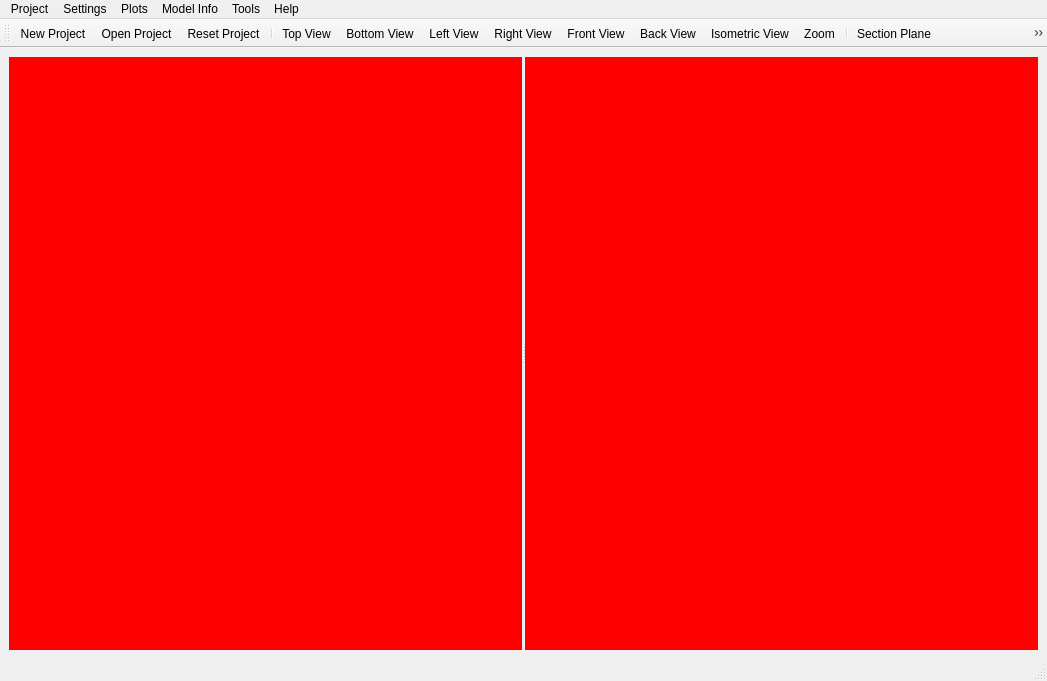
<?xml version="1.0" encoding="UTF-8"?>
<ui version="4.0">
 <class>MainWindow</class>
 <widget class="QMainWindow" name="MainWindow">
  <property name="geometry">
   <rect>
    <x>0</x>
    <y>0</y>
    <width>1047</width>
    <height>681</height>
   </rect>
  </property>
  <property name="windowTitle">
   <string>OpenPulse</string>
  </property>
  <property name="windowIcon">
   <iconset>
    <normaloff>../data/icons/pulse_icon.png</normaloff>../data/icons/pulse_icon.png</iconset>
  </property>
  <widget class="QWidget" name="centralwidget">
   <property name="styleSheet">
    <string notr="true"/>
   </property>
   <layout class="QVBoxLayout" name="verticalLayout">
    <item>
     <widget class="QSplitter" name="splitter">
      <property name="lineWidth">
       <number>1</number>
      </property>
      <property name="orientation">
       <enum>Qt::Horizontal</enum>
      </property>
      <property name="opaqueResize">
       <bool>true</bool>
      </property>
      <property name="handleWidth">
       <number>3</number>
      </property>
      <widget class="QStackedWidget" name="setup_widgets_stack">
       <property name="sizePolicy">
        <sizepolicy hsizetype="Ignored" vsizetype="Ignored">
         <horstretch>0</horstretch>
         <verstretch>0</verstretch>
        </sizepolicy>
       </property>
       <property name="contextMenuPolicy">
        <enum>Qt::DefaultContextMenu</enum>
       </property>
       <property name="styleSheet">
        <string notr="true"/>
       </property>
       <property name="currentIndex">
        <number>0</number>
       </property>
       <widget class="QWidget" name="page">
        <property name="autoFillBackground">
         <bool>false</bool>
        </property>
        <property name="styleSheet">
         <string notr="true">background: red;</string>
        </property>
       </widget>
       <widget class="QWidget" name="page_2">
        <property name="styleSheet">
         <string notr="true">background: blue;</string>
        </property>
       </widget>
      </widget>
      <widget class="QStackedWidget" name="render_widgets_stack">
       <property name="sizePolicy">
        <sizepolicy hsizetype="Ignored" vsizetype="Ignored">
         <horstretch>0</horstretch>
         <verstretch>0</verstretch>
        </sizepolicy>
       </property>
       <property name="currentIndex">
        <number>0</number>
       </property>
       <widget class="QWidget" name="page_3">
        <property name="styleSheet">
         <string notr="true">background: red;</string>
        </property>
       </widget>
       <widget class="QWidget" name="page_4">
        <property name="styleSheet">
         <string notr="true">background: black;</string>
        </property>
       </widget>
      </widget>
     </widget>
    </item>
   </layout>
  </widget>
  <widget class="QMenuBar" name="menubar">
   <property name="geometry">
    <rect>
     <x>0</x>
     <y>0</y>
     <width>1047</width>
     <height>18</height>
    </rect>
   </property>
   <widget class="QMenu" name="menu_project">
    <property name="title">
     <string>Project</string>
    </property>
    <widget class="QMenu" name="menu_recent">
     <property name="title">
      <string>Recent Projects</string>
     </property>
     <property name="icon">
      <iconset>
       <normaloff>../data/icons/common/recent.png</normaloff>../data/icons/common/recent.png</iconset>
     </property>
     <addaction name="actionfiles"/>
    </widget>
    <addaction name="action_new_project"/>
    <addaction name="action_open_project"/>
    <addaction name="menu_recent"/>
    <addaction name="action_save_project"/>
    <addaction name="action_save_project_as"/>
    <addaction name="action_reset"/>
    <addaction name="separator"/>
    <addaction name="action_import_geometry"/>
    <addaction name="action_export_geometry"/>
    <addaction name="action_import_pcf"/>
    <addaction name="action_export_pcf"/>
    <addaction name="separator"/>
    <addaction name="action_exit"/>
    <addaction name="separator"/>
   </widget>
   <widget class="QMenu" name="menu_plots">
    <property name="title">
     <string>Plots</string>
    </property>
    <addaction name="action_plot_geometry_editor"/>
    <addaction name="action_plot_lines"/>
    <addaction name="action_plot_lines_with_cross_section"/>
    <addaction name="action_plot_mesh"/>
    <addaction name="action_plot_cross_section"/>
    <addaction name="action_plot_material"/>
    <addaction name="action_plot_fluid"/>
   </widget>
   <widget class="QMenu" name="menu_model_info">
    <property name="title">
     <string>Model Info</string>
    </property>
    <addaction name="action_structural_model_info"/>
    <addaction name="action_acoustic_model_info"/>
    <addaction name="action_check_beam_criteria"/>
   </widget>
   <widget class="QMenu" name="menu_help">
    <property name="title">
     <string>Help</string>
    </property>
    <addaction name="action_about_openpulse"/>
    <addaction name="action_geometry_editor_help"/>
   </widget>
   <widget class="QMenu" name="menu_general_settings">
    <property name="title">
     <string>Settings</string>
    </property>
    <addaction name="action_set_dark_theme"/>
    <addaction name="action_set_light_theme"/>
    <addaction name="action_user_preferences"/>
   </widget>
   <widget class="QMenu" name="menuTools">
    <property name="title">
     <string>Tools</string>
    </property>
    <addaction name="action_pulsation_suppression_device_editor"/>
   </widget>
   <addaction name="menu_project"/>
   <addaction name="menu_general_settings"/>
   <addaction name="menu_plots"/>
   <addaction name="menu_model_info"/>
   <addaction name="menuTools"/>
   <addaction name="menu_help"/>
  </widget>
  <widget class="QStatusBar" name="statusbar"/>
  <widget class="QToolBar" name="tool_bar">
   <property name="windowTitle">
    <string>toolBar</string>
   </property>
   <attribute name="toolBarArea">
    <enum>TopToolBarArea</enum>
   </attribute>
   <attribute name="toolBarBreak">
    <bool>false</bool>
   </attribute>
   <addaction name="action_new_project"/>
   <addaction name="action_open_project"/>
   <addaction name="action_reset"/>
   <addaction name="separator"/>
   <addaction name="action_top_view"/>
   <addaction name="action_bottom_view"/>
   <addaction name="action_left_view"/>
   <addaction name="action_right_view"/>
   <addaction name="action_front_view"/>
   <addaction name="action_back_view"/>
   <addaction name="action_isometric_view"/>
   <addaction name="action_zoom"/>
   <addaction name="separator"/>
   <addaction name="action_clip_plane"/>
   <addaction name="action_show_mesh_nodes"/>
   <addaction name="action_show_geometry_points"/>
   <addaction name="action_show_lines"/>
   <addaction name="action_show_tubes"/>
   <addaction name="action_show_transparent"/>
   <addaction name="action_show_symbols"/>
   <addaction name="separator"/>
   <addaction name="action_select_elements"/>
  </widget>
  <action name="action_new_project">
   <property name="icon">
    <iconset>
     <normaloff>../icons/common/new_file.png</normaloff>../icons/common/new_file.png</iconset>
   </property>
   <property name="text">
    <string>New Project</string>
   </property>
   <property name="shortcut">
    <string>Ctrl+N</string>
   </property>
  </action>
  <action name="action_open_project">
   <property name="icon">
    <iconset>
     <normaloff>../icons/common/import.png</normaloff>../icons/common/import.png</iconset>
   </property>
   <property name="text">
    <string>Open Project</string>
   </property>
   <property name="toolTip">
    <string>Open Project</string>
   </property>
   <property name="shortcut">
    <string>Ctrl+O</string>
   </property>
  </action>
  <action name="action_export_png">
   <property name="icon">
    <iconset>
     <normaloff>../data/icons/save_image.png</normaloff>../data/icons/save_image.png</iconset>
   </property>
   <property name="text">
    <string>Export PNG</string>
   </property>
  </action>
  <action name="action_reset">
   <property name="icon">
    <iconset>
     <normaloff>../icons/common/reset-image.png</normaloff>../icons/common/reset-image.png</iconset>
   </property>
   <property name="text">
    <string>Reset Project</string>
   </property>
   <property name="shortcut">
    <string>Ctrl+Shift+R</string>
   </property>
  </action>
  <action name="action_save_project">
   <property name="enabled">
    <bool>false</bool>
   </property>
   <property name="icon">
    <iconset>
     <normaloff>../data/icons/common/save.png</normaloff>../data/icons/common/save.png</iconset>
   </property>
   <property name="text">
    <string>Save Project</string>
   </property>
   <property name="shortcut">
    <string>Ctrl+S</string>
   </property>
  </action>
  <action name="action_save_project_as">
   <property name="enabled">
    <bool>true</bool>
   </property>
   <property name="icon">
    <iconset>
     <normaloff>../icons/common/save_as.png</normaloff>../icons/common/save_as.png</iconset>
   </property>
   <property name="text">
    <string>Save Project As</string>
   </property>
   <property name="shortcut">
    <string>Ctrl+Shift+S</string>
   </property>
  </action>
  <action name="action_import_geometry">
   <property name="enabled">
    <bool>true</bool>
   </property>
   <property name="icon">
    <iconset>
     <normaloff>../icons/common/geometry_icon.png</normaloff>../icons/common/geometry_icon.png</iconset>
   </property>
   <property name="text">
    <string>Import Geometry</string>
   </property>
  </action>
  <action name="action_import_pcf">
   <property name="enabled">
    <bool>true</bool>
   </property>
   <property name="text">
    <string>Import PCF</string>
   </property>
   <property name="toolTip">
    <string>Import Piping</string>
   </property>
  </action>
  <action name="action_top_view">
   <property name="icon">
    <iconset>
     <normaloff>../icons/common/top.png</normaloff>../icons/common/top.png</iconset>
   </property>
   <property name="text">
    <string>Top View</string>
   </property>
   <property name="shortcut">
    <string>Ctrl+Shift+1</string>
   </property>
  </action>
  <action name="action_bottom_view">
   <property name="icon">
    <iconset>
     <normaloff>../icons/common/bottom.png</normaloff>../icons/common/bottom.png</iconset>
   </property>
   <property name="text">
    <string>Bottom View</string>
   </property>
   <property name="shortcut">
    <string>Ctrl+Shift+2</string>
   </property>
  </action>
  <action name="action_front_view">
   <property name="icon">
    <iconset>
     <normaloff>../icons/common/front.png</normaloff>../icons/common/front.png</iconset>
   </property>
   <property name="text">
    <string>Front View</string>
   </property>
   <property name="shortcut">
    <string>Ctrl+Shift+3</string>
   </property>
  </action>
  <action name="action_back_view">
   <property name="icon">
    <iconset>
     <normaloff>../icons/common/back.png</normaloff>../icons/common/back.png</iconset>
   </property>
   <property name="text">
    <string>Back View</string>
   </property>
   <property name="shortcut">
    <string>Ctrl+Shift+4</string>
   </property>
  </action>
  <action name="action_left_view">
   <property name="icon">
    <iconset>
     <normaloff>../icons/common/left.png</normaloff>../icons/common/left.png</iconset>
   </property>
   <property name="text">
    <string>Left View</string>
   </property>
   <property name="shortcut">
    <string>Ctrl+Shift+5</string>
   </property>
  </action>
  <action name="action_right_view">
   <property name="icon">
    <iconset>
     <normaloff>../icons/common/right.png</normaloff>../icons/common/right.png</iconset>
   </property>
   <property name="text">
    <string>Right View</string>
   </property>
   <property name="shortcut">
    <string>Ctrl+Shift+6</string>
   </property>
  </action>
  <action name="action_isometric_view">
   <property name="icon">
    <iconset>
     <normaloff>../icons/common/isometric.png</normaloff>../icons/common/isometric.png</iconset>
   </property>
   <property name="text">
    <string>Isometric View</string>
   </property>
   <property name="shortcut">
    <string>Ctrl+Shift+7</string>
   </property>
  </action>
  <action name="actionfiles">
   <property name="enabled">
    <bool>false</bool>
   </property>
   <property name="text">
    <string>...</string>
   </property>
  </action>
  <action name="action_geometry_workspace">
   <property name="text">
    <string>Geometry Workspace</string>
   </property>
  </action>
  <action name="action_acoustic_setup_workspace">
   <property name="text">
    <string>Acoustic Setup Workspace</string>
   </property>
   <property name="toolTip">
    <string>Acoustic Setup Workspace</string>
   </property>
  </action>
  <action name="action_structural_setup_workspace">
   <property name="text">
    <string>Structural Setup Workspace</string>
   </property>
   <property name="toolTip">
    <string>Structural Setup Workspace</string>
   </property>
  </action>
  <action name="action_analysis_setup_workspace">
   <property name="text">
    <string>Analisys Setup Workspace</string>
   </property>
   <property name="toolTip">
    <string>Analisys Setup Workspace</string>
   </property>
  </action>
  <action name="action_results_workspace">
   <property name="text">
    <string>Results Workspace</string>
   </property>
   <property name="toolTip">
    <string>Results Workspace</string>
   </property>
  </action>
  <action name="action_exit">
   <property name="icon">
    <iconset>
     <normaloff>../icons/common/exit.png</normaloff>../icons/common/exit.png</iconset>
   </property>
   <property name="text">
    <string>Exit</string>
   </property>
   <property name="shortcut">
    <string>Ctrl+Shift+Q</string>
   </property>
  </action>
  <action name="action_plot_raw_lines">
   <property name="text">
    <string>Plot Raw Lines</string>
   </property>
  </action>
  <action name="action_plot_lines">
   <property name="text">
    <string>Plot Lines</string>
   </property>
   <property name="shortcut">
    <string>Ctrl+2</string>
   </property>
  </action>
  <action name="action_plot_mesh">
   <property name="text">
    <string>Plot Mesh</string>
   </property>
   <property name="shortcut">
    <string>Ctrl+4</string>
   </property>
  </action>
  <action name="action_plot_lines_with_cross_section">
   <property name="text">
    <string>Plot Lines with Cross-section</string>
   </property>
   <property name="shortcut">
    <string>Ctrl+3</string>
   </property>
  </action>
  <action name="action_plot_cross_section">
   <property name="enabled">
    <bool>true</bool>
   </property>
   <property name="text">
    <string>Plot Cross-section</string>
   </property>
  </action>
  <action name="action_plot_material">
   <property name="enabled">
    <bool>true</bool>
   </property>
   <property name="text">
    <string>Plot Material</string>
   </property>
  </action>
  <action name="action_plot_fluid">
   <property name="enabled">
    <bool>true</bool>
   </property>
   <property name="text">
    <string>Plot Fluid</string>
   </property>
  </action>
  <action name="action_user_preferences">
   <property name="text">
    <string>User Preferences</string>
   </property>
  </action>
  <action name="action_plot_geometry_editor">
   <property name="text">
    <string>Plot Geometry Editor</string>
   </property>
   <property name="shortcut">
    <string>Ctrl+1</string>
   </property>
  </action>
  <action name="action_create_edit_geometry">
   <property name="text">
    <string>Create/Edit Geometry</string>
   </property>
  </action>
  <action name="action_edit_geometry">
   <property name="text">
    <string>Edit Geometry (GMSH GUI)</string>
   </property>
  </action>
  <action name="action_set_project_attributes">
   <property name="text">
    <string>Set Project Attributes</string>
   </property>
  </action>
  <action name="action_set_geometry_file">
   <property name="text">
    <string>Set Geometry File</string>
   </property>
  </action>
  <action name="action_set_material">
   <property name="text">
    <string>Set Material</string>
   </property>
  </action>
  <action name="action_set_fluid">
   <property name="text">
    <string>Set Fluid</string>
   </property>
  </action>
  <action name="action_set_cross_section">
   <property name="text">
    <string>Set Cross-section</string>
   </property>
  </action>
  <action name="action_set_structural_element_type">
   <property name="text">
    <string>Set Structural Element Type</string>
   </property>
  </action>
  <action name="action_add_connecting_flanges">
   <property name="text">
    <string>Add Connecting Flanges</string>
   </property>
  </action>
  <action name="action_set_prescribed_dofs">
   <property name="text">
    <string>Set Prescribed DOFs</string>
   </property>
  </action>
  <action name="action_set_nodal_loads">
   <property name="text">
    <string>Set Nodal Loads</string>
   </property>
  </action>
  <action name="action_add_mass_spring_damper">
   <property name="text">
    <string>Add: Mass/Spring/Damper</string>
   </property>
  </action>
  <action name="action_set_capped_end">
   <property name="text">
    <string>Set Capped End</string>
   </property>
  </action>
  <action name="action_set_stress_stiffening">
   <property name="text">
    <string>Set Stress Stiffening</string>
   </property>
  </action>
  <action name="action_add_elastic_nodal_links">
   <property name="text">
    <string>Add Elastic Nodal Links</string>
   </property>
  </action>
  <action name="action_set_acoustic_element_type">
   <property name="text">
    <string>Set Acoustic Element Type</string>
   </property>
  </action>
  <action name="action_set_acoustic_pressure">
   <property name="text">
    <string>Set Acoustic Pressure</string>
   </property>
  </action>
  <action name="action_set_volume_velocity">
   <property name="text">
    <string>Set Volume Velocity</string>
   </property>
  </action>
  <action name="action_set_specific_impedance">
   <property name="text">
    <string>Set Specific Impedance</string>
   </property>
  </action>
  <action name="action_add_perforated_plate">
   <property name="text">
    <string>Add Perforated Plate</string>
   </property>
  </action>
  <action name="action_set_acoustic_element_length_correction">
   <property name="text">
    <string>Set Acoustic Element Length Correction</string>
   </property>
  </action>
  <action name="action_add_compressor_excitation">
   <property name="text">
    <string>Add Compressor Excitation</string>
   </property>
  </action>
  <action name="action_structural_model_info">
   <property name="text">
    <string>Structural Model Info</string>
   </property>
  </action>
  <action name="action_acoustic_model_info">
   <property name="text">
    <string>Acoustic Model Info</string>
   </property>
  </action>
  <action name="action_check_beam_criteria">
   <property name="text">
    <string>Check Beam Validity Criteria</string>
   </property>
  </action>
  <action name="action_select_analysis_type">
   <property name="text">
    <string>Select Analysis Type</string>
   </property>
  </action>
  <action name="action_analysis_setup">
   <property name="text">
    <string>Analysis Setup</string>
   </property>
  </action>
  <action name="action_run_analysis">
   <property name="text">
    <string>Run Analisys</string>
   </property>
  </action>
  <action name="action_plot_structural_mode_shapes">
   <property name="text">
    <string>Plot Structural Mode Shapes</string>
   </property>
  </action>
  <action name="action_plot_displacement_field">
   <property name="text">
    <string>Plot Displacement Field</string>
   </property>
  </action>
  <action name="action_plot_structural_frequency_response">
   <property name="text">
    <string>Plot Structural Frequency Response</string>
   </property>
  </action>
  <action name="action_plot_reactions_frequency_response">
   <property name="text">
    <string>Plot Reactions Frequency Response</string>
   </property>
  </action>
  <action name="action_plot_stress_field">
   <property name="text">
    <string>Plot Stress Field</string>
   </property>
  </action>
  <action name="action_plot_stress_frequency_response">
   <property name="text">
    <string>Plot Stress Frequency Response</string>
   </property>
  </action>
  <action name="action_plot_acoustic_pressure_field">
   <property name="text">
    <string>Plot Acoustic Pressure Field</string>
   </property>
  </action>
  <action name="action_plot_acoustic_frequency_response">
   <property name="text">
    <string>Plot Acoustic Frequency Response</string>
   </property>
  </action>
  <action name="action_plot_acoustic_frequency_response_function">
   <property name="text">
    <string>Plot Acoustic Frequency Response Function</string>
   </property>
  </action>
  <action name="acoustic_plot_acoustic_delta_pressures">
   <property name="text">
    <string>Plot Acoustic Delta Pressures</string>
   </property>
  </action>
  <action name="action_plot_transmission_loss_or_attenuation">
   <property name="text">
    <string>Plot Ransmission Loss or Attenuation</string>
   </property>
  </action>
  <action name="action_play_pause_animation">
   <property name="text">
    <string>Play/Pause Animation</string>
   </property>
  </action>
  <action name="action_animation_settings">
   <property name="text">
    <string>Animation Settings</string>
   </property>
  </action>
  <action name="action_help">
   <property name="text">
    <string>Help</string>
   </property>
   <property name="shortcut">
    <string>F1</string>
   </property>
  </action>
  <action name="action_about_openpulse">
   <property name="text">
    <string>About OpenPulse</string>
   </property>
  </action>
  <action name="action_show_mesh_nodes">
   <property name="checkable">
    <bool>true</bool>
   </property>
   <property name="checked">
    <bool>false</bool>
   </property>
   <property name="icon">
    <iconset>
     <normaloff>../icons/common/show_mesh_points.png</normaloff>../icons/common/show_mesh_points.png</iconset>
   </property>
   <property name="text">
    <string>Show Mesh Nodes</string>
   </property>
   <property name="toolTip">
    <string>Show Mesh Nodes</string>
   </property>
  </action>
  <action name="action_show_lines">
   <property name="checkable">
    <bool>true</bool>
   </property>
   <property name="checked">
    <bool>true</bool>
   </property>
   <property name="icon">
    <iconset>
     <normaloff>../icons/common/show_lines.png</normaloff>../icons/common/show_lines.png</iconset>
   </property>
   <property name="text">
    <string>Show Lines</string>
   </property>
  </action>
  <action name="action_show_tubes">
   <property name="checkable">
    <bool>true</bool>
   </property>
   <property name="checked">
    <bool>true</bool>
   </property>
   <property name="icon">
    <iconset>
     <normaloff>../icons/common/show_tubes.png</normaloff>../icons/common/show_tubes.png</iconset>
   </property>
   <property name="text">
    <string>Show Tubes</string>
   </property>
  </action>
  <action name="action_show_symbols">
   <property name="checkable">
    <bool>true</bool>
   </property>
   <property name="checked">
    <bool>true</bool>
   </property>
   <property name="icon">
    <iconset>
     <normaloff>../icons/common/show_symbols.png</normaloff>../icons/common/show_symbols.png</iconset>
   </property>
   <property name="text">
    <string>Show Symbols</string>
   </property>
  </action>
  <action name="action_hide_selection">
   <property name="text">
    <string>Hide Selection</string>
   </property>
  </action>
  <action name="action_unhide_all">
   <property name="text">
    <string>Unhide All</string>
   </property>
  </action>
  <action name="action_export_geometry">
   <property name="icon">
    <iconset>
     <normaloff>../data/icons/send_to_disk.png</normaloff>../data/icons/send_to_disk.png</iconset>
   </property>
   <property name="text">
    <string>Export Geometry</string>
   </property>
   <property name="toolTip">
    <string>Export Geometry</string>
   </property>
  </action>
  <action name="action_set_dark_theme">
   <property name="icon">
    <iconset>
     <normaloff>../icons/common/moon_icon.png</normaloff>../icons/common/moon_icon.png</iconset>
   </property>
   <property name="text">
    <string>Use dark theme</string>
   </property>
  </action>
  <action name="action_set_light_theme">
   <property name="icon">
    <iconset>
     <normaloff>../icons/common/sun_icon.png</normaloff>../icons/common/sun_icon.png</iconset>
   </property>
   <property name="text">
    <string>Use light theme</string>
   </property>
  </action>
  <action name="action_remove_themes">
   <property name="text">
    <string>Remove themes</string>
   </property>
  </action>
  <action name="action_show_transparent">
   <property name="checkable">
    <bool>true</bool>
   </property>
   <property name="checked">
    <bool>false</bool>
   </property>
   <property name="icon">
    <iconset>
     <normaloff>../icons/common/mesh.png</normaloff>../icons/common/mesh.png</iconset>
   </property>
   <property name="text">
    <string>Show Transparent</string>
   </property>
  </action>
  <action name="action_select_elements">
   <property name="checkable">
    <bool>true</bool>
   </property>
   <property name="text">
    <string>Selection to Elements</string>
   </property>
   <property name="toolTip">
    <string>Selection to Elements</string>
   </property>
  </action>
  <action name="action_export_pcf">
   <property name="text">
    <string>Export PCF</string>
   </property>
  </action>
  <action name="action_geometry_editor_help">
   <property name="text">
    <string>Geometry Editor Help</string>
   </property>
  </action>
  <action name="action_clip_plane">
   <property name="icon">
    <iconset>
     <normaloff>../icons/common/section_plane_icon.png</normaloff>../icons/common/section_plane_icon.png</iconset>
   </property>
   <property name="text">
    <string>Section Plane</string>
   </property>
  </action>
  <action name="action_zoom">
   <property name="icon">
    <iconset>
     <normaloff>../icons/common/zoom_icon.png</normaloff>../icons/common/zoom_icon.png</iconset>
   </property>
   <property name="text">
    <string>Zoom</string>
   </property>
   <property name="toolTip">
    <string>Zoom To Fit</string>
   </property>
  </action>
  <action name="action_pulsation_suppression_device_editor">
   <property name="text">
    <string>Pulsation suppression device editor</string>
   </property>
  </action>
  <action name="action_show_geometry_points">
   <property name="checkable">
    <bool>true</bool>
   </property>
   <property name="icon">
    <iconset>
     <normaloff>../icons/common/show_geometry_points.png</normaloff>../icons/common/show_geometry_points.png</iconset>
   </property>
   <property name="text">
    <string>Show Geometry Points</string>
   </property>
  </action>
 </widget>
 <resources/>
 <connections/>
</ui>
